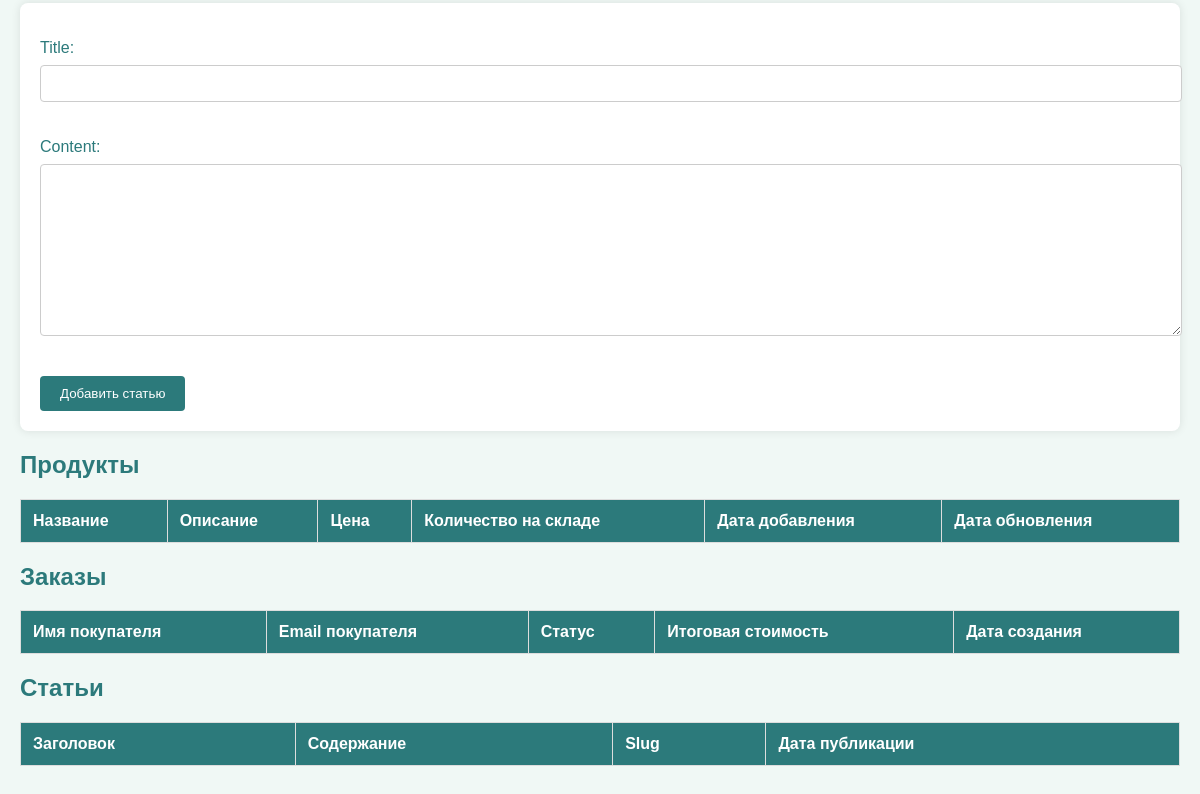
Before: /manage_data/ (lower part) with the older database file.
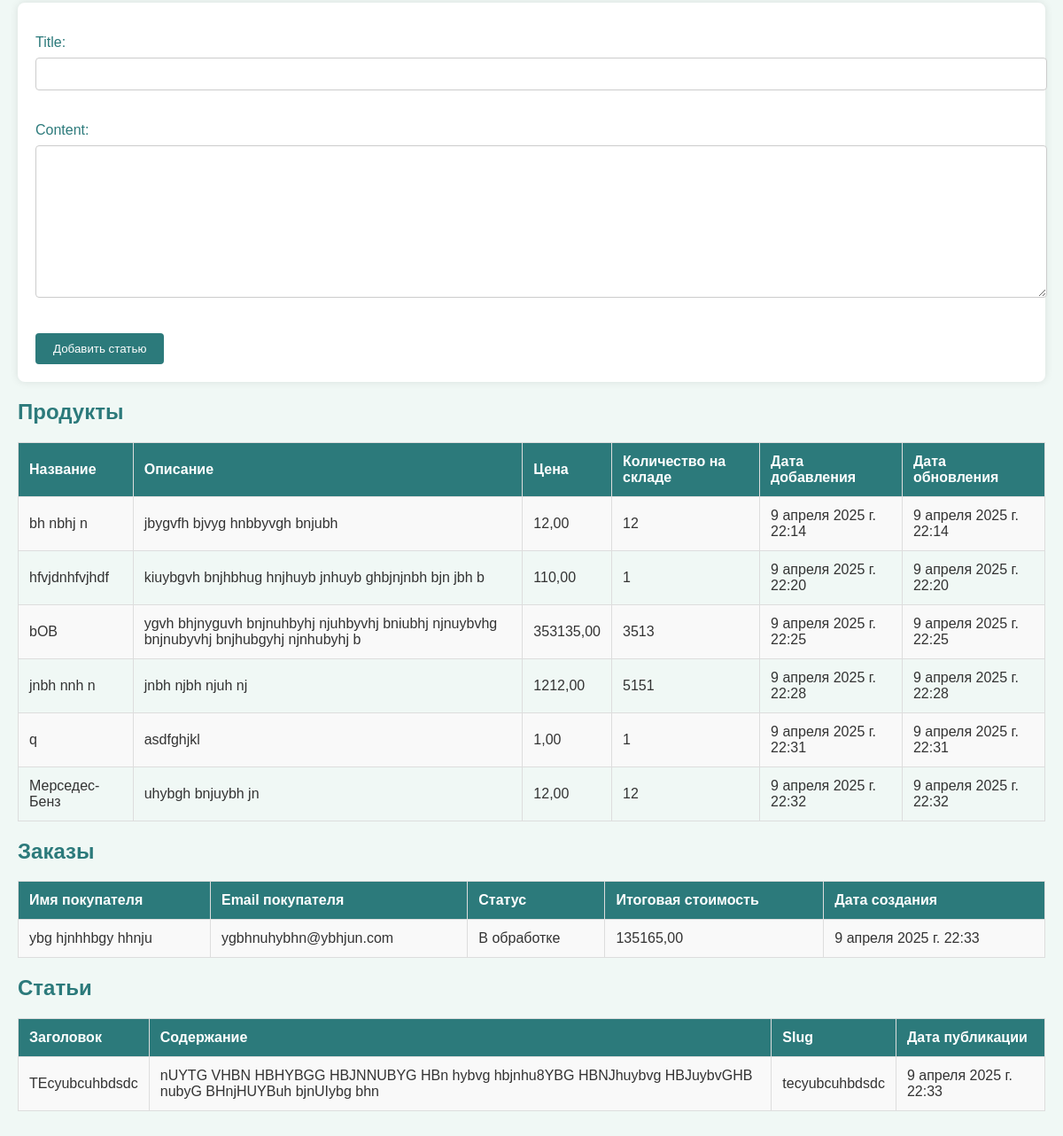
After: the same page with the newer database file.
### homework/models.py (models this page shows, shortened)
class Product(models.Model):
    name = models.CharField(max_length=100, unique=True)
    description = models.TextField(blank=True)
    price = models.DecimalField(max_digits=10, decimal_places=2, validators=[MinValueValidator(0)])
    stock = models.PositiveIntegerField(validators=[MinValueValidator(0)])
    created_at = models.DateTimeField(auto_now_add=True)
    updated_at = models.DateTimeField(auto_now=True)

class Order(models.Model):
    STATUS_CHOICES = [
        ('Новый', 'Новый'),
        ('В обработке', 'В обработке'),
        ('Доставлен', 'Доставлен'),
        ('Отменен', 'Отменен'),
    ]
    customer_name = models.CharField(max_length=100)
    customer_email = models.EmailField()
    status = models.CharField(max_length=20, choices=STATUS_CHOICES, default='Новый')
    total_price = models.DecimalField(max_digits=10, decimal_places=2, validators=[MinValueValidator(0.01)])
    created_at = models.DateTimeField(auto_now_add=True)

class Article(models.Model):
    title = models.CharField(max_length=200, unique=True)
    content = models.TextField()
    slug = models.SlugField(unique=True, blank=True)
    created_at = models.DateTimeField(auto_now_add=True)
    published_at = models.DateTimeField(default=timezone.now)

### homework/views.py (the view, shortened to what this page needs)
# urls.py: path('manage_data/', views.manage_data, name='manage_data'),
def manage_data(request):
    product_form = forms.ProductForm(request.POST or None)
    order_form = forms.OrderForm(request.POST or None)
    article_form = forms.ArticleForm(request.POST or None)
    products = models.Product.objects.all()
    orders = models.Order.objects.all()
    articles = models.Article.objects.all()
    context = {
        'product_form': product_form,
        'order_form': order_form,
        'article_form': article_form,
        'products': products,
        'orders': orders,
        'articles': articles,
    }
    return render(request, 'homework/manage_data.html', context)

### homework/forms.py
class ProductForm(forms.ModelForm):
    class Meta:
        model = Product
        fields = ['name', 'description', 'price', 'stock']

class OrderForm(forms.ModelForm):
    class Meta:
        model = Order
        fields = ['customer_name', 'customer_email', 'status', 'total_price']

### homework/templates/homework/manage_data.html (shortened to what this page needs)
<!DOCTYPE html>
<html lang="ru">
<head>
</head>
<body>
    <form method="post">
        {{ article_form.as_p }}
        <button type="submit" name="article_submit">Добавить статью</button>
    </form>
    <h2>Продукты</h2>
    <table>
        <tr>
            <th>Название</th>
            <th>Описание</th>
            <th>Цена</th>
            <th>Количество на складе</th>
            <th>Дата добавления</th>
            <th>Дата обновления</th>
        </tr>
        {% for product in products %}
        <tr>
            <td>{{ product.name }}</td>
            <td>{{ product.description }}</td>
            <td>{{ product.price }}</td>
            <td>{{ product.stock }}</td>
            <td>{{ product.created_at }}</td>
            <td>{{ product.updated_at }}</td>
        </tr>
        {% endfor %}
    </table>
    <h2>Заказы</h2>
    <table>
        <tr>
            <th>Имя покупателя</th>
            <th>Email покупателя</th>
            <th>Статус</th>
            <th>Итоговая стоимость</th>
            <th>Дата создания</th>
        </tr>
        {% for order in orders %}
        <tr>
            <td>{{ order.customer_name }}</td>
            <td>{{ order.customer_email }}</td>
            <td>{{ order.status }}</td>
            <td>{{ order.total_price }}</td>
            <td>{{ order.created_at }}</td>
        </tr>
        {% endfor %}
    </table>
    <h2>Статьи</h2>
    <table>
        <tr>
            <th>Заголовок</th>
            <th>Содержание</th>
            <th>Slug</th>
            <th>Дата публикации</th>
        </tr>
        {% for article in articles %}
        <tr>
            <td>{{ article.title }}</td>
            <td>{{ article.content }}</td>
            <td>{{ article.slug }}</td>
            <td>{{ article.published_at }}</td>
        </tr>
        {% endfor %}
    </table>
</body>
</html>

Changed rows visible on the page:
added Product: name "bh nbhj n", description "jbygvfh bjvyg hnbbyvgh bnjubh", price "12,00", stock "12", created_at "9 апреля 2025 г. 22:14", updated_at "9 апреля 2025 г. 22:14"
added Product: name "hfvjdnhfvjhdf", description "kiuybgvh bnjhbhug hnjhuyb jnhuyb ghbjnjnbh bjn jbh b", price "110,00", stock "1", created_at "9 апреля 2025 г. 22:20", updated_at "9 апреля 2025 г. 22:20"
added Product: name "bOB", description "ygvh bhjnyguvh bnjnuhbyhj njuhbyvhj bniubhj njnuybvhg bnjnubyvhj bnjhubgyhj njnhubyhj b", price "353135,00", stock "3513", created_at "9 апреля 2025 г. 22:25", updated_at "9 апреля 2025 г. 22:25"
added Product: name "jnbh nnh n", description "jnbh njbh njuh nj", price "1212,00", stock "5151", created_at "9 апреля 2025 г. 22:28", updated_at "9 апреля 2025 г. 22:28"
added Product: name "q", description "asdfghjkl", price "1,00", stock "1", created_at "9 апреля 2025 г. 22:31", updated_at "9 апреля 2025 г. 22:31"
added Product: name "Мерседес-Бенз", description "uhybgh bnjuybh jn", price "12,00", stock "12", created_at "9 апреля 2025 г. 22:32", updated_at "9 апреля 2025 г. 22:32"
added Order: customer_name "ybg hjnhhbgy hhnju", customer_email "ygbhnuhybhn@ybhjun.com", status "В обработке", total_price "135165,00", created_at "9 апреля 2025 г. 22:33"
added Article: title "TEcyubcuhbdsdc", content "nUYTG VHBN HBHYBGG HBJNNUBYG HBn hybvg hbjnhu8YBG HBNJhuybvg HBJuybvGHB nubyG BHnjHUYBuh bjnUIybg bhn", slug "tecyubcuhbdsdc", published_at "9 апреля 2025 г. 22:33"
